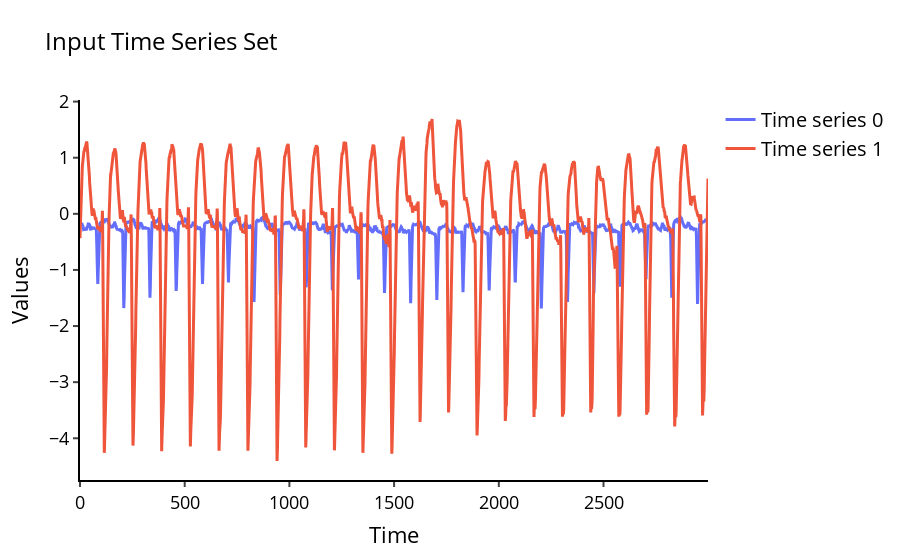

Write notebook code for a chart like this one.
### Code cell
plot_ts_set(ts_set)

### Figure 1 — Plotly figure (JSON) as saved in the notebook; plotly's stock layout.template omitted (floating-point values rounded to 4 significant figures; data arrays with more than 128 entries replaced by an {"elided": "..."} marker saying what was removed)
{"data": [{"line": {"width": 3}, "name": "Time series 0", "type": "scatter", "x": {"elided": "3000 int values"}, "y": {"elided": "3000 float values"}}, {"line": {"width": 3}, "name": "Time series 1", "type": "scatter", "x": {"elided": "3000 int values"}, "y": {"elided": "3000 float values"}}], "layout": {"legend": {"font": {"color": "black", "size": 20}}, "paper_bgcolor": "rgba(0,0,0,0)", "plot_bgcolor": "rgba(0,0,0,0)", "title": {"font": {"color": "black", "size": 24}, "text": "Input Time Series Set"}, "xaxis": {"linecolor": "#000", "linewidth": 2, "showgrid": false, "tickfont": {"color": "black", "size": 18}, "ticks": "outside", "tickwidth": 2, "title": {"font": {"color": "black", "size": 22}, "text": "Time"}}, "yaxis": {"linecolor": "#000", "linewidth": 2, "showgrid": false, "tickfont": {"color": "black", "size": 18}, "ticks": "outside", "tickwidth": 2, "title": {"font": {"color": "black", "size": 22}, "text": "Values"}, "zeroline": false}}}
